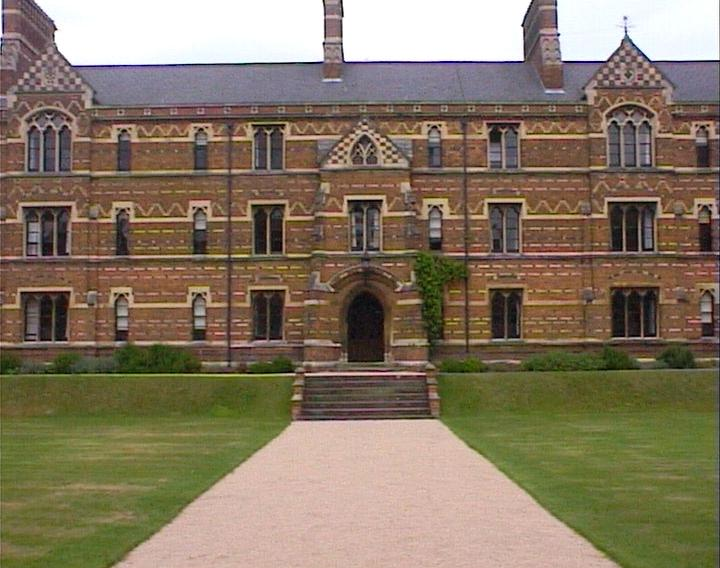
#> input picture HW2/HW2_Canvas/keble_b.jpg, 720 x 568 px
$ jupyter execute HW2Problem2.ipynb
#> lines starting #> are read from the running program, lines starting #| are printed output that depends on the picture
[cell 1]
# importing libraries and dependencies

[cell 2]
import numpy as np
from matplotlib import pyplot as plt
import cv2
import ipdb
import scipy
import math
from itertools import combinations

The following function getMatches() uses Lowe ratio to eliminate bad matches, here the ratio is 0.7 based on the pdf plot in the paper

[cell 3]
def getMatches(kIndMat, kDistMat):
    goodMatches = []
    for i in range(len(kDistMat)):
        if (kDistMat[i, 0] < 0.7*kDistMat[i, 1]):
            goodMatches.append((i, kIndMat[i, 0]))
#     print(goodMatches)
    return goodMatches

[cell 4]
def Euclidean(mat1, mat2):
    dist = np.zeros((len(mat1),len(mat2)), np.float32)
    for i in range(len(mat1)):
        clonedMat = np.array([mat1[i],]*len(mat2))
        diffMat = np.subtract(mat2, clonedMat)
        squaredMat = np.square(diffMat)
        sqDistanceMat = squaredMat.sum(axis=1)
        dist[i] = np.sqrt(sqDistanceMat)

    return dist

[cell 5]
def findKnn(distMat, k):
    kMinIndices = np.argpartition(distMat, k, axis = 1)[:,:k]
#     print (kMinIndices)
    kMinDist = distMat[np.arange(distMat.shape[0])[:,None], kMinIndices]
#     print(kMinDist)
    return kMinIndices, kMinDist

[cell 6]
# function for getting the key features and their descriptors
def getFeatures(img):
    sift = cv2.xfeatures2d.SIFT_create()
    #finding the key points and descriptors
    keyPoints, descriptors = sift.detectAndCompute(img, None)
    return keyPoints, descriptors

[cell 7]
centerImg = cv2.imread('keble_b.jpg', 1)
#> centerImg is the input picture: shape (568, 720, 3); mean B, G, R 98.5, 118.8, 133.1
leftImg = cv2.imread('keble_a.jpg', 1)
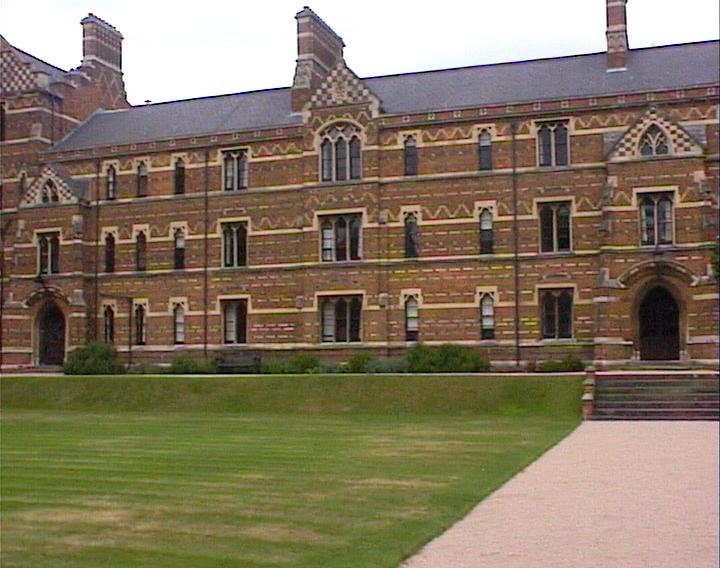
#> input picture HW2/HW2_Canvas/keble_a.jpg, 720 x 568 px
#> leftImg is the input picture: shape (568, 720, 3); mean B, G, R 97.8, 119.2, 132.3
rightImg = cv2.imread('keble_c.jpg', 1)
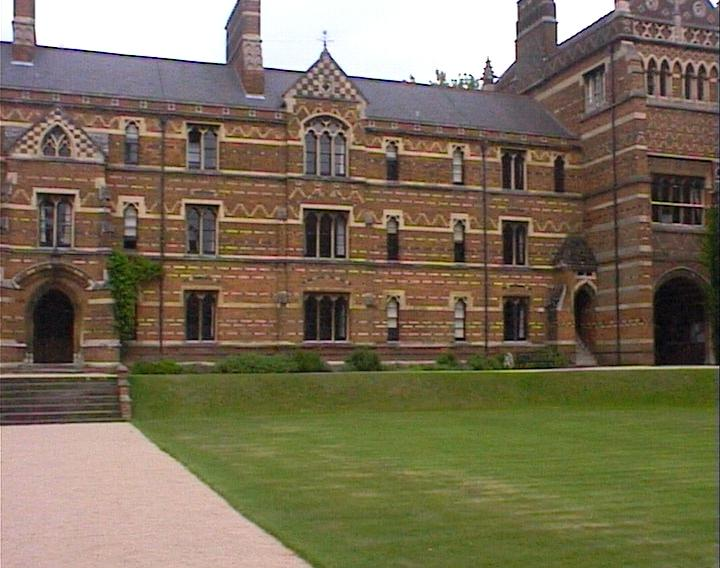
#> input picture HW2/HW2_Canvas/keble_c.jpg, 720 x 568 px
#> rightImg is the input picture: shape (568, 720, 3); mean B, G, R 87.7, 110.4, 121.8

#getting the features and descriptors for each image
keyCenter, desCenter = getFeatures(centerImg)
#> in getFeatures, `keyPoints, descriptors = sift.detectAndCompute(img, None)`: keyPoints = 4188 keypoints; strongest (x, y, size): (558, 35, 2), (324, 43, 1.9), (522, 25, 2), (56, 29, 2)
#> keyCenter has the same summary as keyPoints in getFeatures
keyLeft, desLeft = getFeatures(leftImg)
#> in getFeatures (call 2), `keyPoints, descriptors = sift.detectAndCompute(img, None)`: keyPoints = 4054 keypoints; strongest (x, y, size): (72, 69, 2), (296, 17, 1.9), (305, 7, 2), (122, 74, 1.9)
#> keyLeft has the same summary as keyPoints in getFeatures
keyRight, desRight = getFeatures(rightImg)
#> in getFeatures (call 3), `keyPoints, descriptors = sift.detectAndCompute(img, None)`: keyPoints = 4012 keypoints; strongest (x, y, size): (495, 80, 2.6), (488, 61, 2.6), (412, 78, 2.1), (261, 41, 1.9)
#> keyRight has the same summary as keyPoints in getFeatures
plt.imshow(cv2.cvtColor(cv2.drawKeypoints(centerImg, keyCenter, None), cv2.COLOR_BGR2RGB))
plt.show()
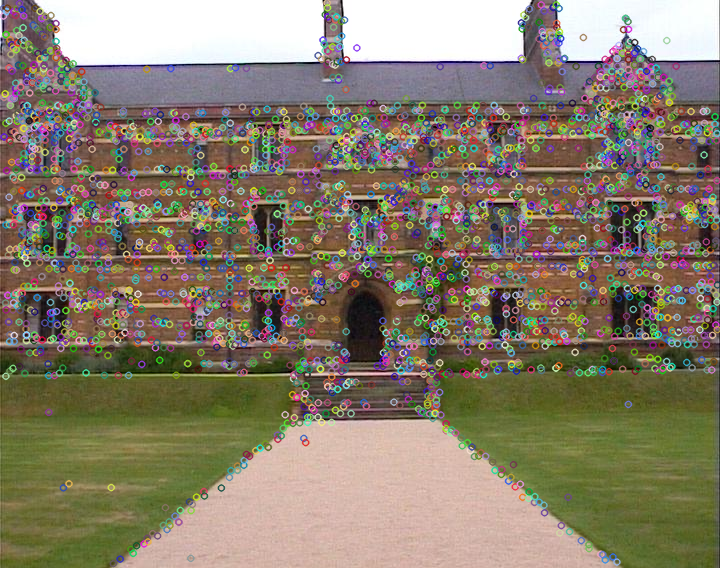
#> shown: shape (568, 720, 3); mean R, G, B 135.2, 124.7, 107
plt.imshow(cv2.cvtColor(cv2.drawKeypoints(leftImg, keyLeft, None), cv2.COLOR_BGR2RGB))
plt.show()
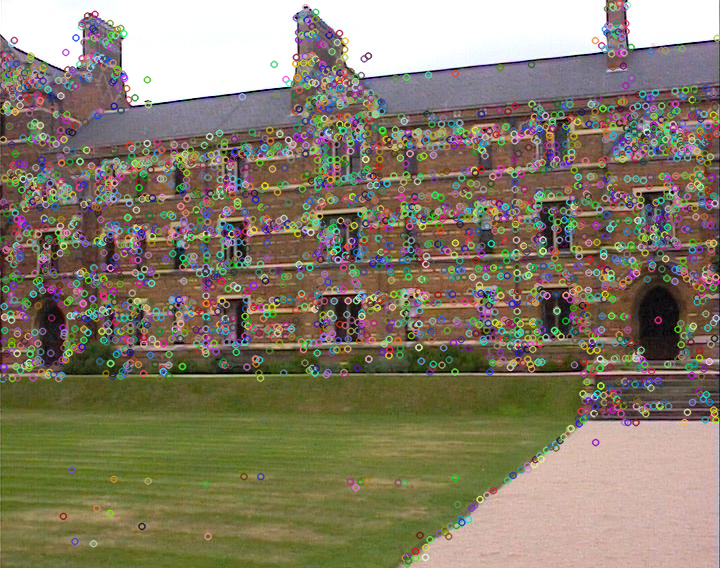
#> shown: shape (568, 720, 3); mean R, G, B 134.2, 125.2, 105.4
plt.imshow(cv2.cvtColor(cv2.drawKeypoints(rightImg, keyRight, None), cv2.COLOR_BGR2RGB))
plt.show()
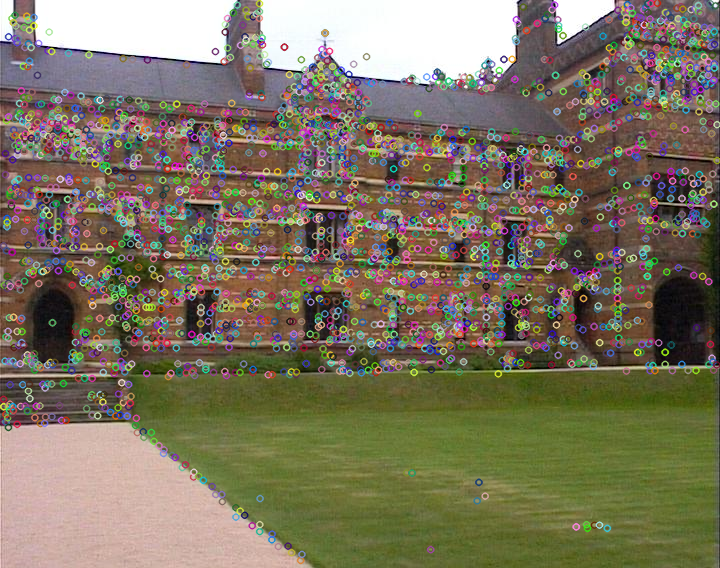
#> shown: shape (568, 720, 3); mean R, G, B 124.7, 116.1, 95.9

Calculate the euclidean distances from each feature descriptor in 1 image with every feauture in other image

[cell 8]
#Do not run multiple times
distanceMat = Euclidean(desCenter, desLeft)
#> in Euclidean, `dist = np.zeros((len(mat1),len(mat2)), np.float32)`: dist: shape (4188, 4054) float32; every value is 0
#> after the loop in Euclidean, `for i in range(len(mat1)):`:
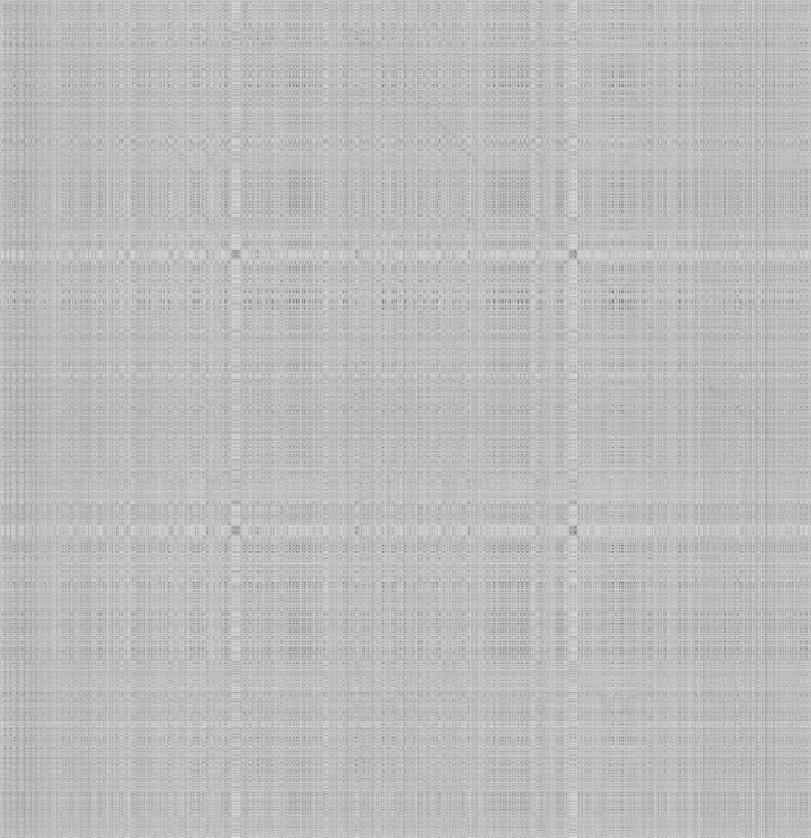
#> dist: shape (4188, 4054) float32 (shown at 1/5 size); min 32.98, max 701.1, mean 526.2; drawn with min black and max white
print(distanceMat)
#> (printed output is left out)

[cell 9]
knnIndex, knnDist = findKnn(distanceMat, 2)
#> in findKnn, `kMinIndices = np.argpartition(distMat, k, axis = 1)[:,:k]`: kMinIndices = 4188 pairs, first value 3 to 4050, second value 5 to 4053
#> in findKnn, `kMinDist = distMat[np.arange(distMat.shape[0])[:,None], kMinIndices]`: kMinDist = 4188 pairs, first value 32.98 to 405.6, second value 50.09 to 406.3
#> knnIndex has the same summary as kMinIndices in findKnn; knnDist has the same summary as kMinDist in findKnn

[cell 10]
matchedFeaturesInd = getMatches(knnIndex, knnDist)
#> after the loop in getMatches, `for i in range(len(kDistMat)):`: goodMatches = 844 pairs, first value 1 to 4138, second value 15 to 4013
#> matchedFeaturesInd has the same summary as goodMatches in getMatches
centerMatch = []
leftMatch = []
for i, pair in enumerate(matchedFeaturesInd):
    centerMatch.append(keyCenter[pair[0]])
    leftMatch.append(keyCenter[pair[1]])
#> this loop made 844 passes
#> pair on passes 1 to 3: (1, 1579), (9, 1599), (26, 1609)
#> after the loop, centerMatch = 844 keypoints; strongest (x, y, size): (699, 205, 1.9), (521, 58, 4), (378, 139, 2), (382, 144, 2.8); leftMatch = 844 keypoints; strongest (x, y, size): (558, 35, 2), (522, 25, 2), (556, 4, 1.9), (307, 374, 2.2)

matchedFeaturesInd[0][0]
#> Out = 1

[cell 11]
plt.imshow(cv2.cvtColor(cv2.drawKeypoints(centerImg, centerMatch, None), cv2.COLOR_BGR2RGB))
plt.show()
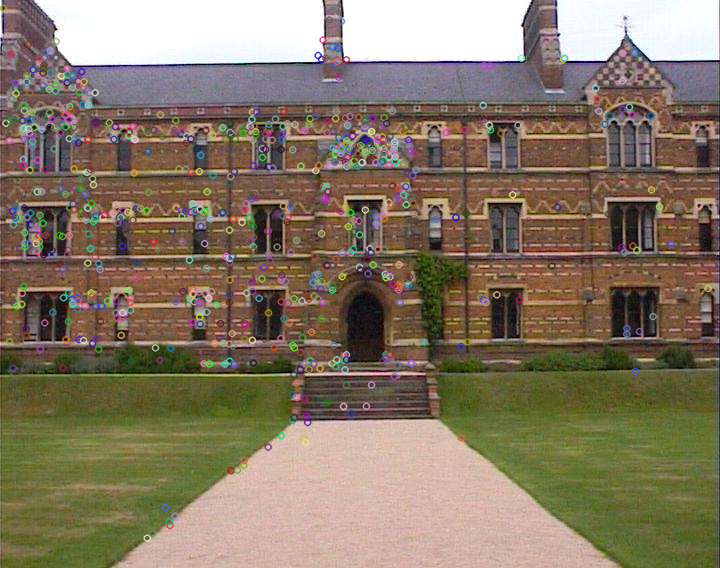
#> shown: shape (568, 720, 3); mean R, G, B 133.5, 119.8, 100.2
plt.imshow(cv2.cvtColor(cv2.drawKeypoints(leftImg, leftMatch, None), cv2.COLOR_BGR2RGB))
plt.show()
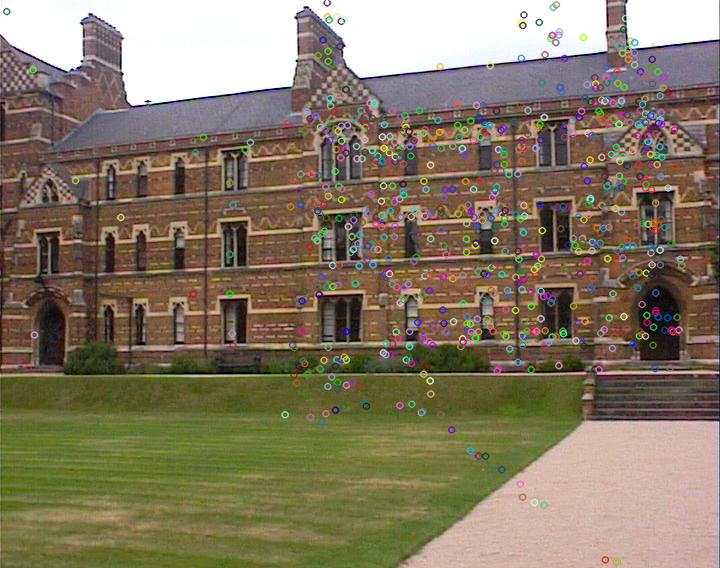
#> shown: shape (568, 720, 3); mean R, G, B 132.7, 120.5, 99.7
